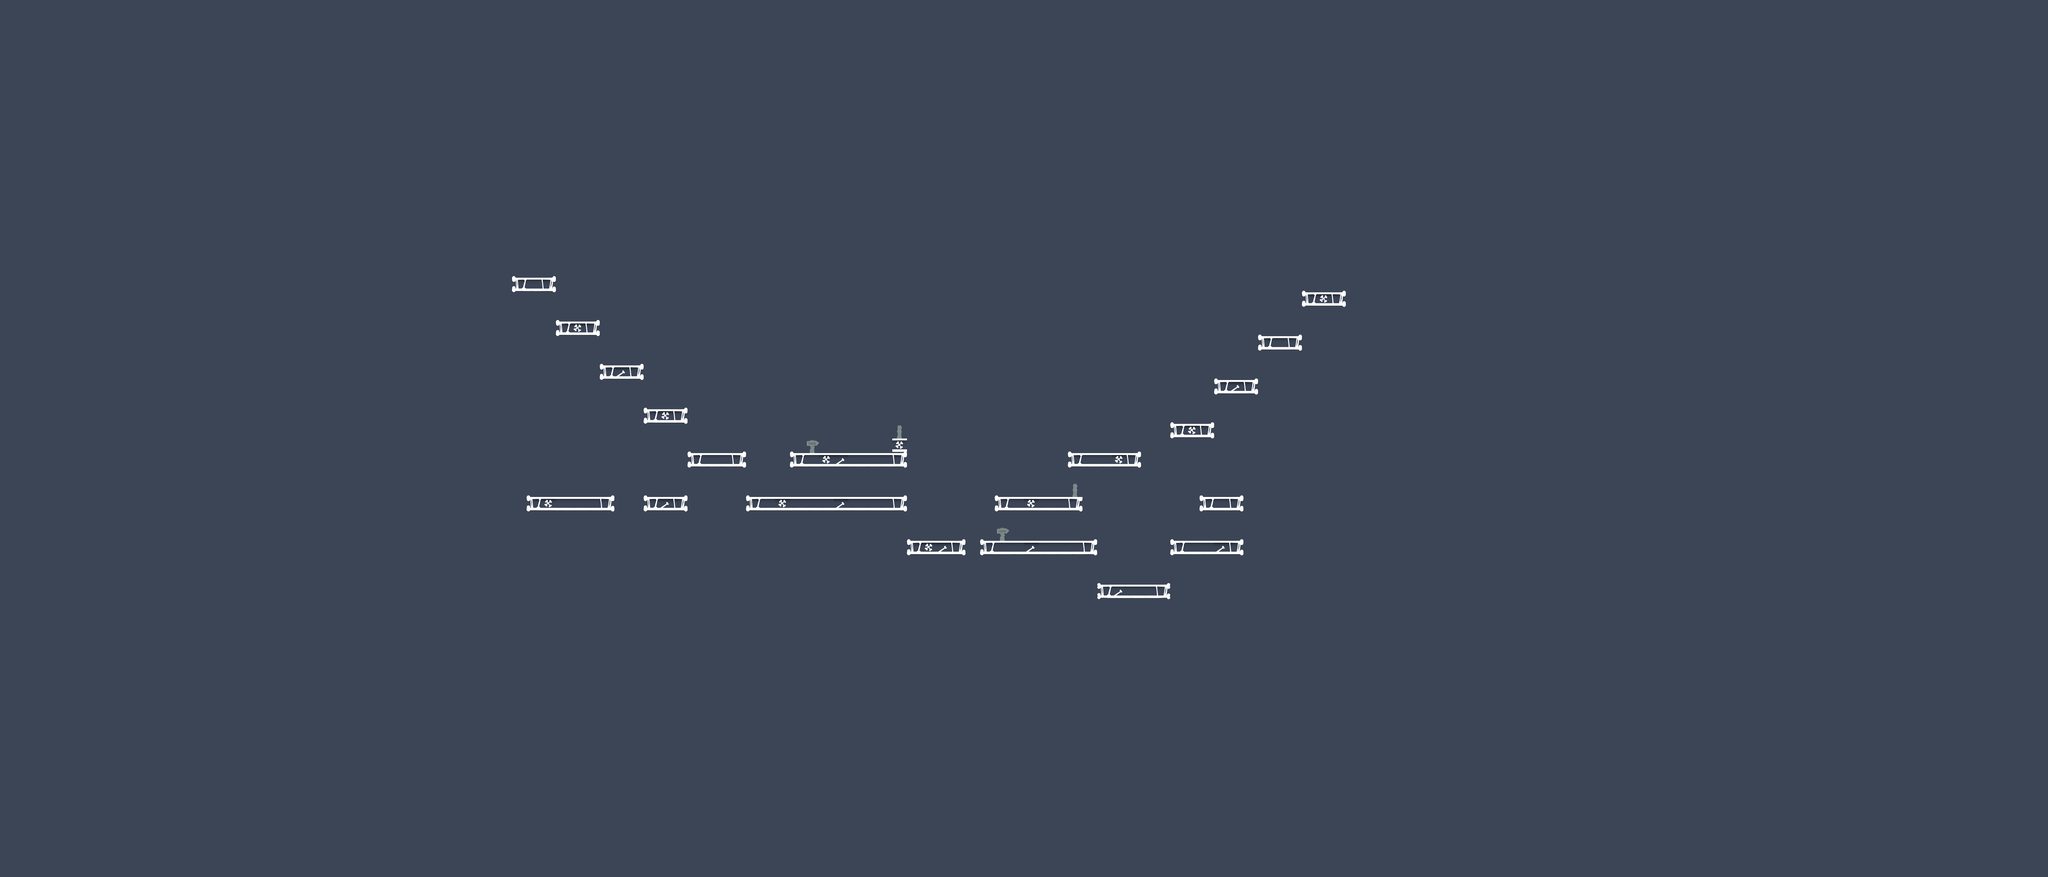

This game map was drawn from its Tiled (.tmx) file and the tilesets committed beside it. A one-line description and the trimmed map source follow:
An orthogonal 140x60 tile map with 70x70 px tiles, 2 tile layers (collision, foreground) and 17 objects (7x enemy, 4x gun, 3x health, items, door, ...).

<map version="1.2" tiledversion="1.2.4.1" orientation="orthogonal" renderorder="right-down" width="140" height="60" tilewidth="70" tileheight="70" infinite="0" backgroundcolor="#3c4556" nextlayerid="21" nextobjectid="39">
 <tileset firstgid="1" name="map_tiles_70" tilewidth="70" tileheight="70" tilecount="16" columns="8">
  <image source="../images/map_tiles.png" width="560" height="140" />
  <terraintypes>
   <terrain name="New Terrain" tile="-1" />
   <terrain name="New Terrain" tile="-1" />
  </terraintypes>
  <tile id="0" terrain=",,0,0" />
  <tile id="1" terrain="0,0,0,0" />
  <tile id="2" terrain="0,,0," />
  <tile id="3" terrain="0,,," />
 </tileset>
 <objectgroup color="#ffff00" id="10" name="items">
  <object id="1" name="key" type="items" x="6300.72" y="1316" width="70" height="70" />
  <object id="2" name="door" x="5394.61" y="2723.76" width="70" height="70" />
  <object id="4" name="gun" x="5112.66" y="2088.97" width="70" height="70" />
  <object id="16" name="health" x="3141.31" y="2297.3" width="70" height="70" />
  <object id="32" name="gun" x="4446.45" y="2517.24" width="70" height="70" />
  <object id="35" name="gun" x="3383.18" y="2078.33" width="70" height="70" />
  <object id="36" name="gun" x="5661.97" y="1954.09" width="70" height="70" />
  <object id="37" name="health" x="4795.3" y="2302.58" width="70" height="70" />
  <object id="38" name="health" x="2507.98" y="1251.85" width="70" height="70" />
 </objectgroup>
 <objectgroup color="#00aa00" id="11" name="player">
  <object id="7" name="player" type="player" x="2542.36" y="2272.36" width="70" height="94.5455" />
 </objectgroup>
 <objectgroup color="#ff0000" id="12" name="enemies">
  <object id="20" name="zombie" type="enemy" x="3814.51" y="2294.97" width="70" height="73.3333">
   <properties>
    <property name="style" value="1" />
   </properties>
  </object>
  <object id="28" name="zombie" type="enemy" x="4943.79" y="2497.88" width="70" height="73.3333">
   <properties>
    <property name="style" value="1" />
   </properties>
  </object>
  <object id="29" name="zombie" type="enemy" x="3952.88" y="2291.82" width="70" height="73.3333">
   <properties>
    <property name="style" value="1" />
   </properties>
  </object>
  <object id="30" name="zombie" type="enemy" x="4086.21" y="2088.79" width="70" height="73.3333">
   <properties>
    <property name="style" value="1" />
   </properties>
  </object>
  <object id="31" name="zombie" type="enemy" x="3952.88" y="2079.7" width="70" height="73.3333">
   <properties>
    <property name="style" value="1" />
   </properties>
  </object>
  <object id="33" name="zombie" type="enemy" x="4910.45" y="2273.64" width="70" height="73.3333">
   <properties>
    <property name="style" value="1" />
   </properties>
  </object>
  <object id="34" name="zombie" type="enemy" x="5228.64" y="2082.73" width="70" height="73.3333">
   <properties>
    <property name="style" value="1" />
   </properties>
  </object>
 </objectgroup>
 <layer id="19" name="collision" width="140" height="60">
  <data>[8400 cells, 95 non-empty, 6 distinct tile ids]</data>
 </layer>
 <layer id="20" name="foreground" width="140" height="60">
  <data>[8400 cells, 97 non-empty, 7 distinct tile ids]</data>
 </layer>
</map>
